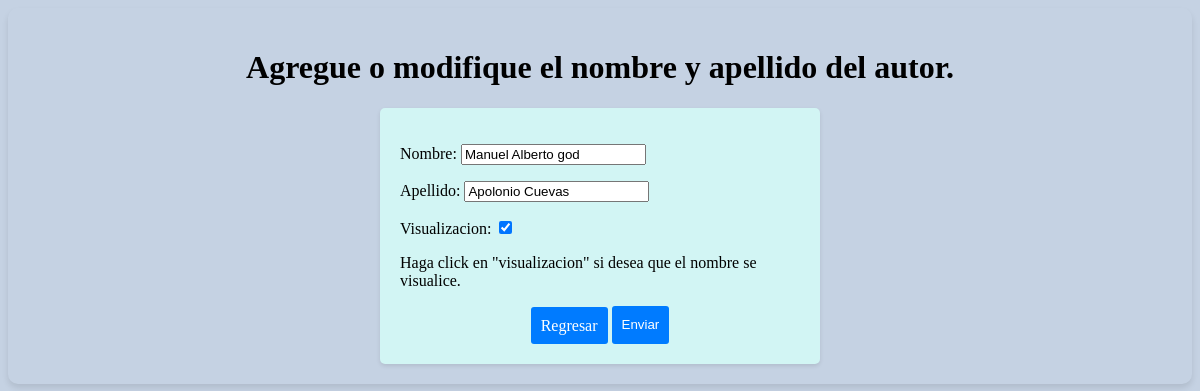
/web/modificar/3/, run on the app's committed database.
### opgg/models.py (models this page shows, shortened)
class Autores(models.Model):
    nombre = models.CharField(max_length=50)
    apellido = models.CharField(max_length=50)
    visualizacion = models.BooleanField(default=False)

### opgg/views.py (the view)
# urls.py: path('modificar/<int:pk>/',views.ActualizarAutorView.as_view(),name='modificar'),
class ActualizarAutorView(UpdateView):
    template_name = 'crear-autor.html'
    model = Autores
    fields = ('__all__')
    success_url = '/lista'

### opgg/templates/crear-autor.html (shortened to what this page needs)
<!DOCTYPE html>
{% load static %}
<html lang="en">
<head>
    <link rel="stylesheet" href="{% static 'opgg/styles.css' %}">
</head>
<body>
    <div>
        <h1 style="text-align: center;">Agregue o modifique el nombre y apellido del autor.</h1>
    </div>
    <form method="POST">
        {{ form.as_p }}
        <p>Haga click en "visualizacion" si desea que el nombre se visualice.</p>
        <div style="text-align:center;">
            <a class="buton" href="/lista">Regresar</a>
            <button type="submit" style="width: max-content;height: 38px;">Enviar</button>
        </div>
    </form>
</body>
</html>

### opgg/static/opgg/styles.css (style rules this page uses)
body { background-color: #c5d2e3; border-radius: 10px; box-shadow: 0 4px 6px rgba(0, 0, 0, 0.1); padding: 20px; }
form { max-width: 400px; margin: 0 auto; padding: 20px; background-color: #d2f5f4; border-radius: 5px; box-shadow: 0 2px 4px rgba(0, 0, 0, 0.1); }
.buton { background-color: #007bff; color: #ffffff; border: none; padding: 10px; border-radius: 3px; cursor: pointer; text-decoration: none; position: relative; top: 2px; }
button { background-color: #007bff; color: #ffffff; border: none; padding: 10px; border-radius: 3px; cursor: pointer; }

### data on the page
Autores: nombre "Manuel Alberto god", apellido "Apolonio Cuevas", visualizacion "☑"
